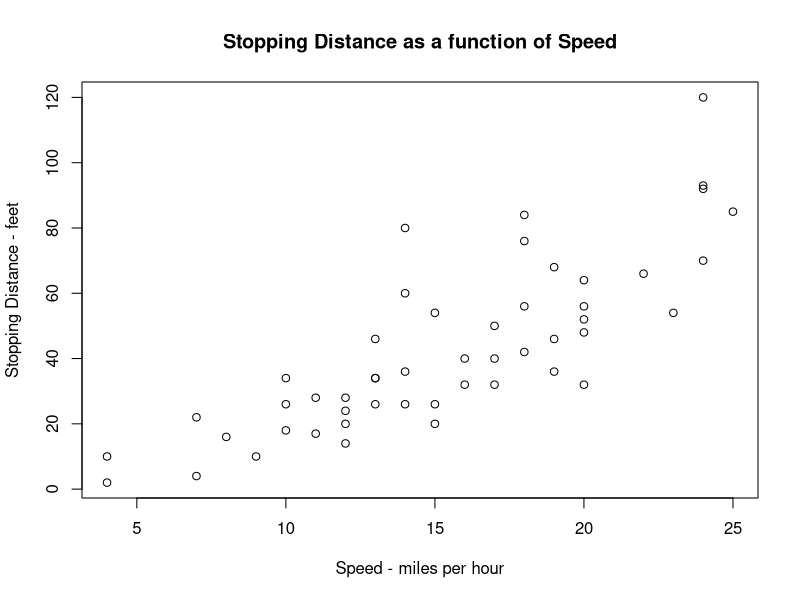
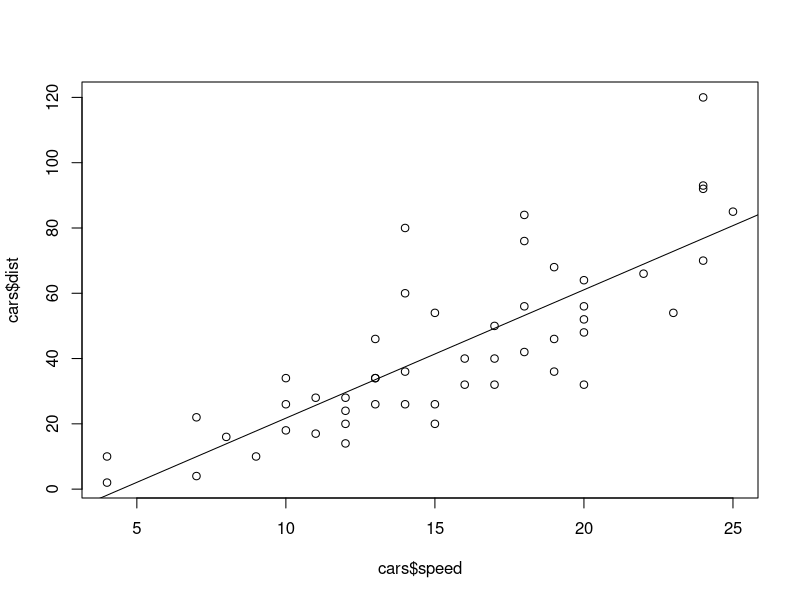
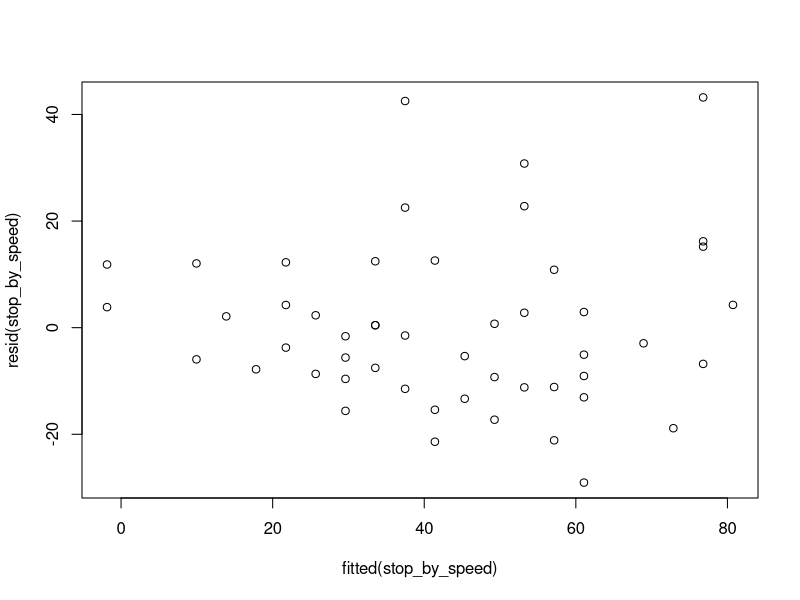
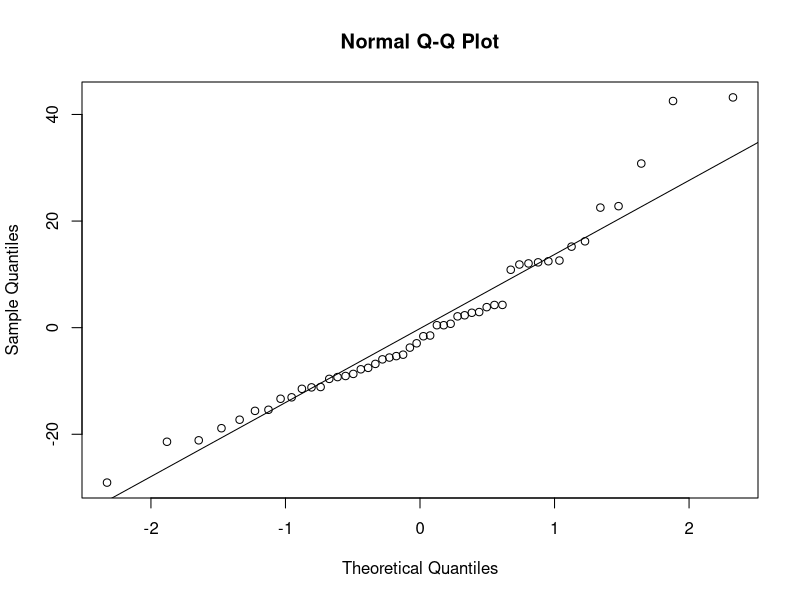

Source code (R) for these figures, in order:
## ---- chunk 1
knitr::opts_chunk$set(echo = TRUE)
## ---- chunk 2
summary (cars)
## ---- chunk 3
plot(cars$speed, cars$dist, xlab='Speed - miles per hour', ylab='Stopping Distance - feet', 
     main='Stopping Distance as a function of Speed')
## ---- chunk 4
stop_by_speed<- lm(cars$dist ~ cars$speed)
stop_by_speed

plot(cars$speed,cars$dist)
abline(stop_by_speed)
## ---- chunk 5
summary(stop_by_speed)

## ---- chunk 6
plot(fitted(stop_by_speed),resid(stop_by_speed))

qqnorm(resid(stop_by_speed))
qqline(resid(stop_by_speed))
